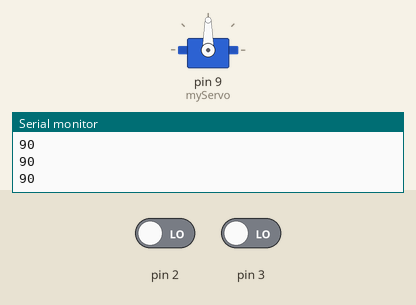
The sketch below on a simulated Arduino Uno, built with avr-gcc and run on an emulated ATmega328P. On the bench: servo, the last lines printed to the serial monitor. The test bench sets the inputs (shaded band); at power-on: pin 2 LOW, pin 3 LOW.

Above: at 1.2 s.
1.3 s: pin 2 driven HIGH
At 4.0 s:
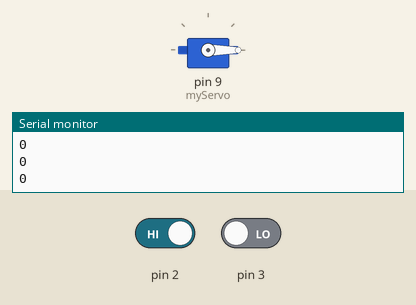
4.3 s: pin 2 driven LOW and pin 3 driven HIGH
At 4.7 s:
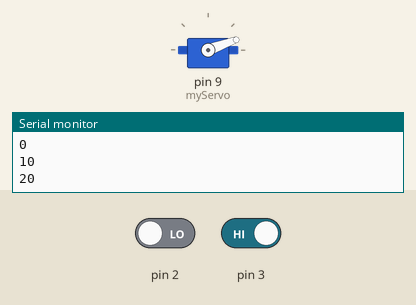
7.3 s: pin 3 driven LOW
At 7.3 s:
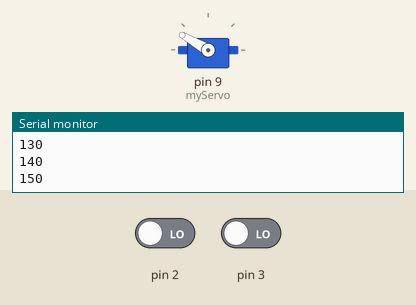
8.8 s: pin 3 driven HIGH
At 10.5 s:
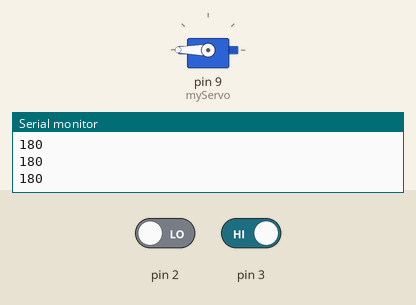
Timing chart, 0 to 11.7 s (numbered marks = the images above; inputs shaded):
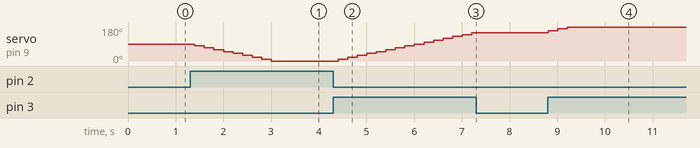

Measured:
- after the input at 1.3 s, servo on pin 9 (myServo): moves from 90° to 0° over 1.6 s, starting after 0.10 s
- after the input at 4.3 s, servo on pin 9 (myServo): moves from 0° to 150° over 2.8 s, starting after 0.10 s
- after the input at 7.3 s, servo on pin 9 (myServo): stays 150° (without the input it goes to 160° after 0.11 s)
- after the input at 8.8 s, servo on pin 9 (myServo): 150° → 160° at once, → 170° 0.20 s later, → 180° 0.20 s later

The sketch:

_006_servo.ino
```cpp
#include <Servo.h>
int angle = 90;
Servo myServo;

void setup() {
  Serial.begin(9600);
  myServo.attach(9);
}

void loop() {
  if (digitalRead(2) == HIGH) angle -= 10;
  if (digitalRead(3) == HIGH) angle += 10;
  angle = constrain(angle, 0, 180);

  Serial.println(angle);

  myServo.write(angle);
  delay(200);
}
```
